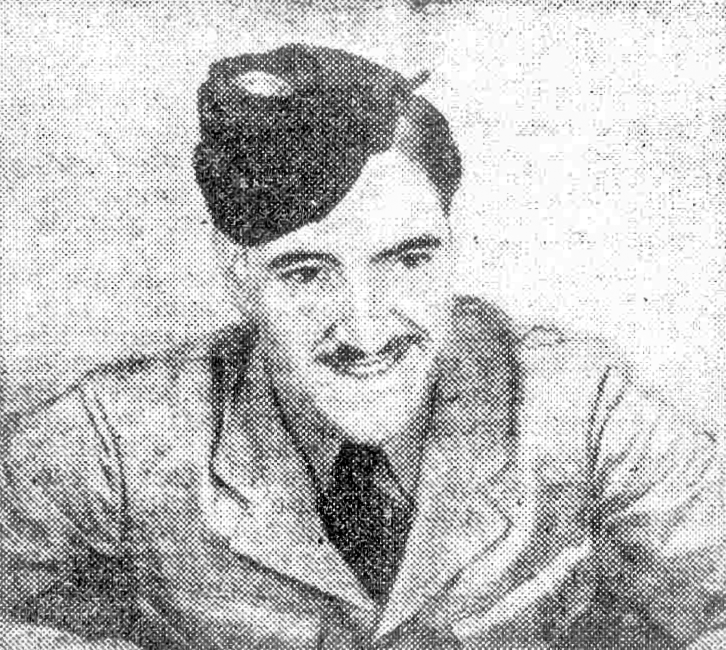
#> input picture COL783/A2/LOCAL/Testcases/Q3_Gordon_De_Lisle_in_1943.jpg, 1452 x 1299 px (shown at 1/2 size)
$ python 'q3_local copy.py' --input ../Testcases/Q3_Gordon_De_Lisle_in_1943.jpg
#> lines starting #> are read from the running program, lines starting #| are printed output that depends on the picture; after the words box and inside, x2 and y2 are one past the last pixel; in counts of white or black regions, pixels touching at a corner belong together; long printed decimals are rounded
from pathlib import Path
import argparse
import numpy as np
from scipy.fft import fft2, fftshift, ifft2, ifftshift
from scipy.ndimage import gaussian_filter, zoom
from skimage import io, color, util
from skimage.measure import label, regionprops
import matplotlib.pyplot as plt
import os

def load_image_gray(path: str) -> np.ndarray:
    # Load image and return grayscale float image in [0,1] format
    img = io.imread(path)
    if img.ndim == 3:
        gray = color.rgb2gray(img)
    else:
        gray = util.img_as_float(img)
    return gray

# [21 lines of commented-out code are left out]

def rescale_max_size(img: np.ndarray, max_dim: int = 1024) -> tuple[np.ndarray, float]:
    h, w = img.shape
    if max(h, w) <= max_dim:
        return img, 1.0
    scale = max_dim / max(h, w)
    img_rs = zoom(img, (scale, scale), order=1)
    return img_rs, scale

def compute_centered_spectrum(img: np.ndarray):
    """Return centered FFT (complex), magnitude and log-magnitude."""
    F = fftshift(fft2(img))
    mag = np.abs(F)
    mag_log = np.log1p(mag)
    return F, mag, mag_log

def detect_spectral_peaks(mag: np.ndarray, exclude_radius: int = 10, top_percentile: float = 99.5):
    """
    Simple spike detector: mask out small central region, threshold at percentile and return centroids.
    Returns list of (y, x, max_intensity) for each detected connected component, sorted by intensity desc.
    """
    H, W = mag.shape
    cy, cx = H//2, W//2
    yc, xc = np.ogrid[:H, :W]
    rmap = np.sqrt((yc-cy)**2 + (xc-cx)**2)
    mag_masked = mag.copy()
    mag_masked[rmap <= exclude_radius] = 0.0
    th = np.percentile(mag_masked, top_percentile)
    peaks = mag_masked > th
    lab = label(peaks)
    props = regionprops(lab, intensity_image=mag_masked)
    centers = []
    for p in props:
        ry, rx = p.centroid
        centers.append((ry, rx, float(p.max_intensity)))
    centers_sorted = sorted(centers, key=lambda x: -x[2])
    return centers_sorted

def report_peak_frequencies(centers, shape):
    """Prints frequency (cycles/pixel) and estimated spacing (pixels) for each center."""
    H, W = shape
    cy, cx = H//2, W//2
    out = []
    for (ry, rx, mi) in centers:
        dy = ry - cy
        dx = rx - cx
        fx = dx / W
        fy = dy / H
        f_mag = np.sqrt(fx*fx + fy*fy)
        spacing = (1.0 / f_mag) if f_mag > 0 else np.inf
        out.append({'centroid': (ry, rx), 'dy_dx': (dy, dx), 'fx_fy': (fx, fy), 'f_mag': f_mag, 'spacing_px': spacing, 'intensity': mi})
    return out

def build_gaussian_notch_mask(shape, centers, sigma=6.0, symmetric=True):
    H, W = shape
    Y, X = np.indices((H, W))
    mask = np.ones((H, W), dtype=float)
    cy, cx = H//2, W//2
    for (ry, rx, _) in centers:
        d2 = (Y - ry)**2 + (X - rx)**2
        g = np.exp(-d2 / (2 * sigma**2))
        mask *= (1 - g)
        if symmetric:
            ys = 2*cy - ry
            xs = 2*cx - rx
            d2s = (Y - ys)**2 + (X - xs)**2
            gs = np.exp(-d2s / (2 * sigma**2))
            mask *= (1 - gs)
    mask = np.clip(mask, 0.0, 1.0)
    return mask

# [38 lines left out: functions build_butterworth_notch_mask, build_ideal_notch_mask, not called in this run]

def apply_notch_filter(F_centered, mask):
    """Apply multiplicative mask to centered spectrum F and return filtered image (real) and filtered spectrum."""
    Ff = F_centered * mask
    img_rec = np.real(ifft2(ifftshift(Ff)))
    return img_rec, Ff

# [16 lines left out: functions save_images, show_im, not called in this run]

def main():
    parser = argparse.ArgumentParser(description="Halftone notch filtering (modular)")
    parser.add_argument('--input', required=True, help='Input image path')
    # parser.add_argument('--auto-crop', action='store_true', help='Automatically crop to halftone region')
    parser.add_argument('--max-dim', type=int, default=1024, help='Max dimension to rescale for speed')
    parser.add_argument('--method', choices=['gaussian', 'butterworth', 'ideal'], default='gaussian')
    parser.add_argument('--sigma', type=float, default=6.0, help='Gaussian sigma or ideal radius or butterworth D0')
    parser.add_argument('--butterworth-n', type=int, default=2, help='Butterworth order n (only used if method=butterworth)')
    parser.add_argument('--show', action='store_true', help='Show matplotlib figures')
    parser.add_argument('--out', default='./halftone_results', help='Output folder')
    parser.add_argument('--report-top', type=float, default=99.5, help='Percentile for peak detection threshold')
    args = parser.parse_args()

    gray = load_image_gray(args.input)
#> in load_image_gray, img is the input picture: shape (1299, 1452, 3); min 0, max 255, mean 190.9

    # [6 lines of commented-out code are left out]

    gray_rs, _ = rescale_max_size(gray, max_dim=args.max_dim)

    F, mag, mag_log = compute_centered_spectrum(gray_rs)
#> in compute_centered_spectrum, `mag_log = np.log1p(mag)`:
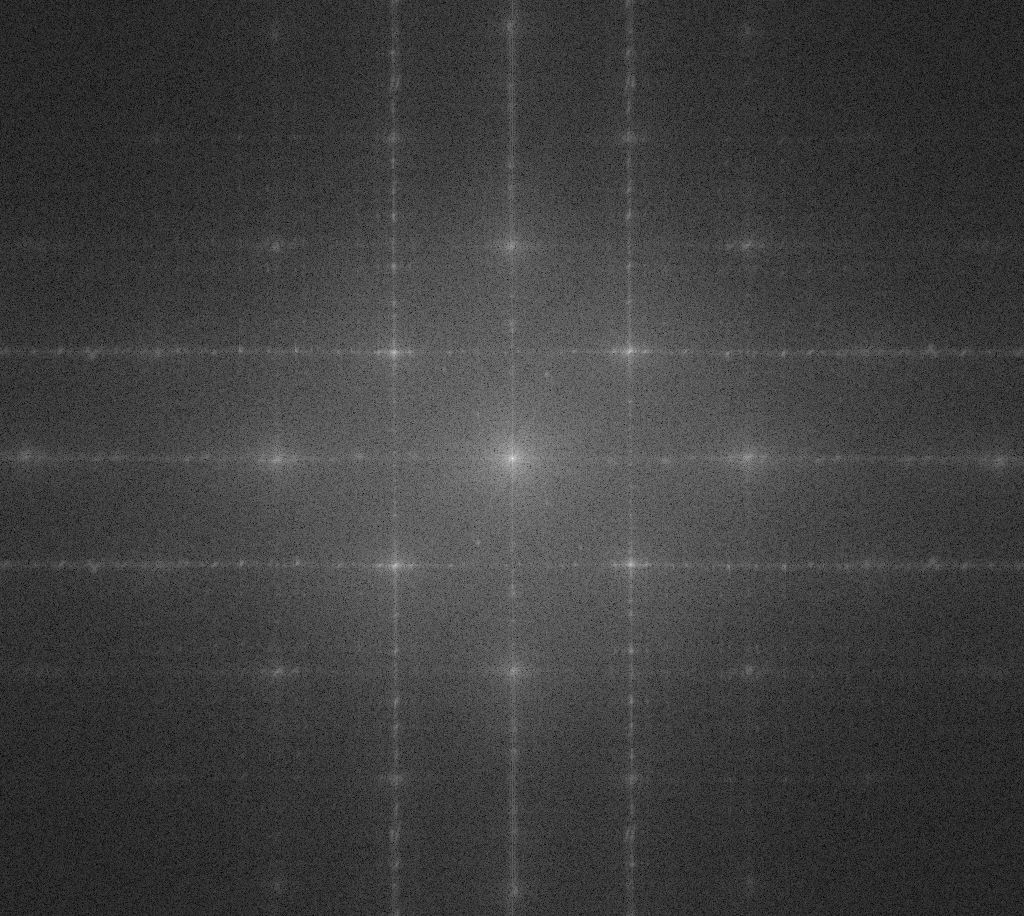
#> mag_log: shape (916, 1024) float64; min 0.0154, max 13.46, mean 3.35; drawn with min black and max white
    centers = detect_spectral_peaks(mag, exclude_radius=10, top_percentile=args.report_top)
#> in detect_spectral_peaks, `mag_masked[rmap <= exclude_radius] = 0.0`: mag_masked: shape (916, 1024) float64; min 0, max 30135.8, mean 58.9
#> in detect_spectral_peaks, `th = np.percentile(mag_masked, top_percentile)`: th = 692.7
#> in detect_spectral_peaks, `peaks = mag_masked > th`:
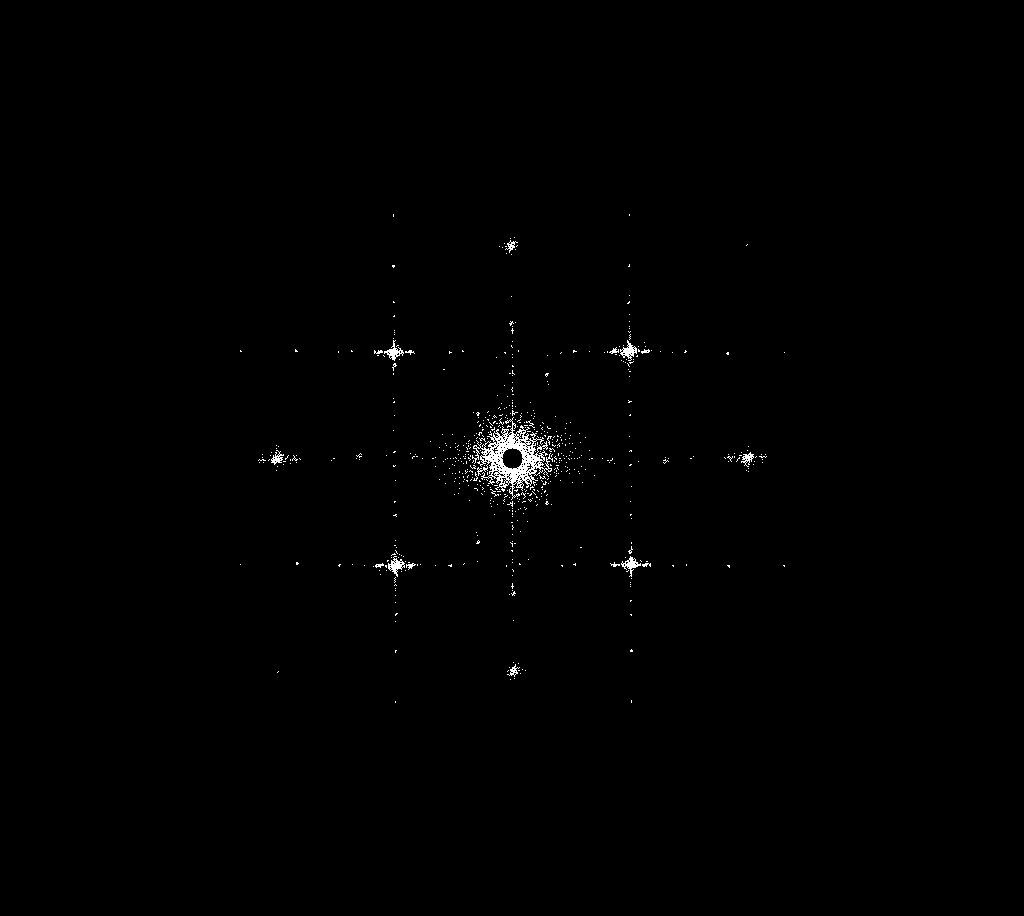
#> peaks: shape (916, 1024) bool; 0.5% white in thin lines or dots, all inside (x1, y1, x2, y2) = (240, 214, 785, 703)
#> in detect_spectral_peaks, `lab = label(peaks)`: lab: shape (916, 1024) int32; 628 distinct labels, from 0 to 627
#> in detect_spectral_peaks, `props = regionprops(lab, intensity_image=mag_masked)`: props = 627 regions; largest, box (x1, y1, x2, y2) and area: (472, 417, 553, 500) 2198, (620, 340, 637, 361) 153, (388, 556, 405, 577) 153, (384, 340, 404, 361) 142, (621, 556, 641, 577) 142
#> the loop in detect_spectral_peaks, `for p in props:` made 627 passes
#> (ry, rx) on passes 1 to 3: (215, 393), (214.5, 629), (237, 514)
#> after the loop in detect_spectral_peaks, `for p in props:`: centers = 627 items, first 6: (215, 393, 877.4), (214.5, 629, 833.2), (237, 514, 768.4), (238, 510, 1018.5), (245.4, 510.7, 4586.1), (243, 504, 804.7)
#> in detect_spectral_peaks, `centers_sorted = sorted(centers, key=lambda x: -x[2])`: centers_sorted = 627 items, first 6: (350.8, 628.4, 30135.8), (565.2, 395.6, 30135.8), (351.6, 393.6, 26020), (564.4, 630.4, 26020), (458, 512, 6087.3), (350.6, 614, 5471.4)
#> centers has the same summary as centers_sorted in detect_spectral_peaks

    # Report detected centers and estimated spacing
    report = report_peak_frequencies(centers, mag.shape)
#> the loop in report_peak_frequencies, `for (ry, rx, mi) in centers:` made 627 passes
#> (ry, rx, mi, dy, dx, fx, fy, f_mag) on passes 1 to 3: (350.8, 628.4, 30135.8, -107.2, 116.4, 0.114, -0.117, 0.163), (565.2, 395.6, 30135.8, 107.2, -116.4, -0.114, 0.117, 0.163), (351.6, 393.6, 26020, -106.4, -118.4, -0.116, -0.116, 0.164)
#> after the loop in report_peak_frequencies, `for (ry, rx, mi) in centers:`: out = 627 items
#> report = 627 items
    print("Detected spectral peaks (top to bottom):")
    for i, r in enumerate(report[:20]):
        print(f"{i+1}: centroid={r['centroid']}, dy_dx={r['dy_dx']}, fx_fy={r['fx_fy']}, f_mag={r['f_mag']:.4f}, spacing_px={r['spacing_px']:.1f}")
#> this loop made 20 passes
#| 1: centroid=(350.758, 628.425), dy_dx=(-107.242, 116.425), fx_fy=(0.1137, -0.1171), f_mag=0.1632, spacing_px=6.1
#| 2: centroid=(565.242, 395.575), dy_dx=(107.242, -116.425), fx_fy=(-0.1137, 0.1171), f_mag=0.1632, spacing_px=6.1
#| 3: centroid=(351.641, 393.599), dy_dx=(-106.359, -118.401), fx_fy=(-0.1156, -0.1161), f_mag=0.1639, spacing_px=6.1
#| 4: centroid=(564.359, 630.401), dy_dx=(106.359, 118.401), fx_fy=(0.1156, 0.1161), f_mag=0.1639, spacing_px=6.1
#| 5: centroid=(458.0, 512.0), dy_dx=(0.0, 0.0), fx_fy=(0.0, 0.0), f_mag=0.0000, spacing_px=inf
#| 6: centroid=(350.594, 614.0), dy_dx=(-107.406, 102.0), fx_fy=(0.09961, -0.1173), f_mag=0.1539, spacing_px=6.5
#| 7: centroid=(565.406, 410.0), dy_dx=(107.406, -102.0), fx_fy=(-0.09961, 0.1173), f_mag=0.1539, spacing_px=6.5
#| 8: centroid=(351.0, 645.08), dy_dx=(-107.0, 133.080), fx_fy=(0.13, -0.1168), f_mag=0.1747, spacing_px=5.7
#> (further printed lines are left out)

    # Choose filter
    if args.method == 'gaussian':
        mask = build_gaussian_notch_mask(mag.shape, centers, sigma=args.sigma)
#> the loop in build_gaussian_notch_mask, `for (ry, rx, _) in centers:` made 627 passes
#> (ry, rx, ys, xs) on passes 1 to 12: (350.8, 628.4, 565.2, 395.6), (565.2, 395.6, 350.8, 628.4), (351.6, 393.6, 564.4, 630.4), (564.4, 630.4, 351.6, 393.6), (458, 512, 458, 512), (350.6, 614, 565.4, 410), (565.4, 410, 350.6, 614), (351, 645.1, 565, 378.9), (565, 378.9, 351, 645.1), (245.4, 510.7, 670.6, 513.3), (670.6, 513.3, 245.4, 510.7), (457.8, 276.8, 458.2, 747.2)
#> (ys, xs) on passes 61 to 66: (350.2, 638.4), (464.5, 630), (451.5, 394), (480.7, 479.3), (435.3, 544.7), (482.7, 533.7)
#> pass 1, in build_gaussian_notch_mask, `d2s = (Y - ys)**2 + (X - xs)**2`:
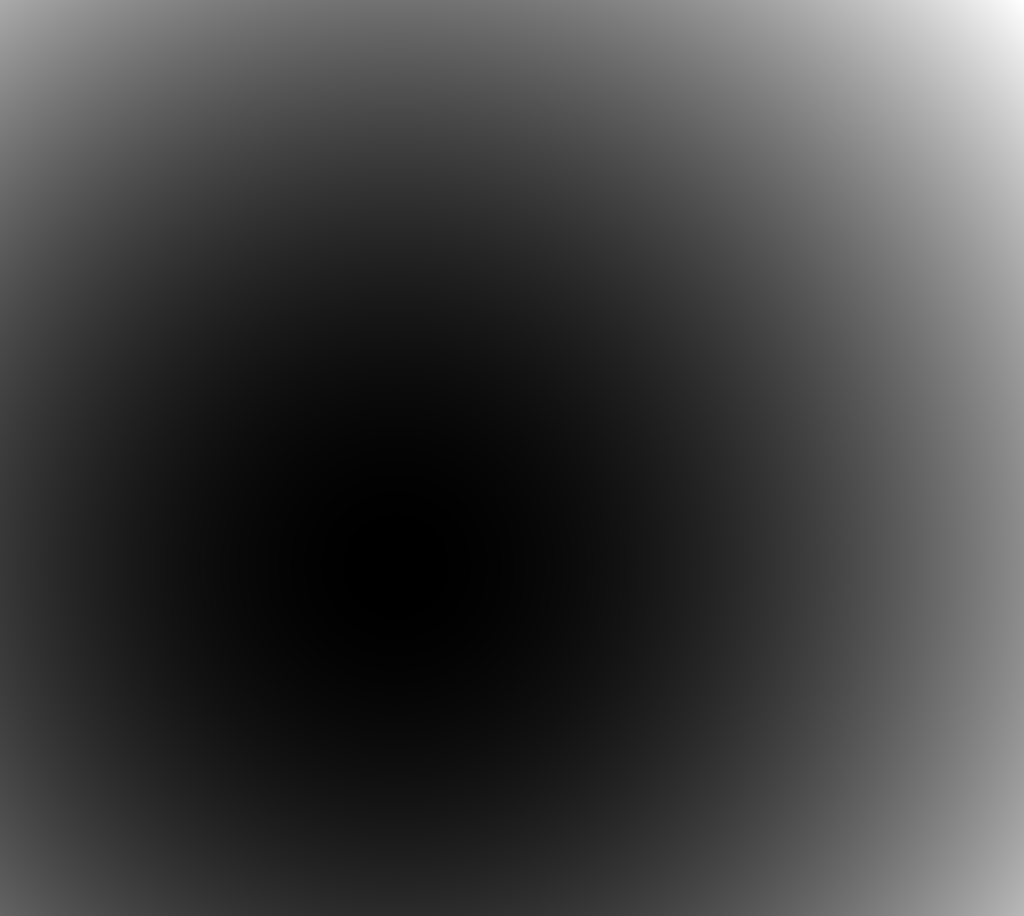
#> d2s: shape (916, 1024) float64; min 0.239, max 713160.3, mean 182349.4; drawn with min black and max white
#> after the loop in build_gaussian_notch_mask, `for (ry, rx, _) in centers:`:
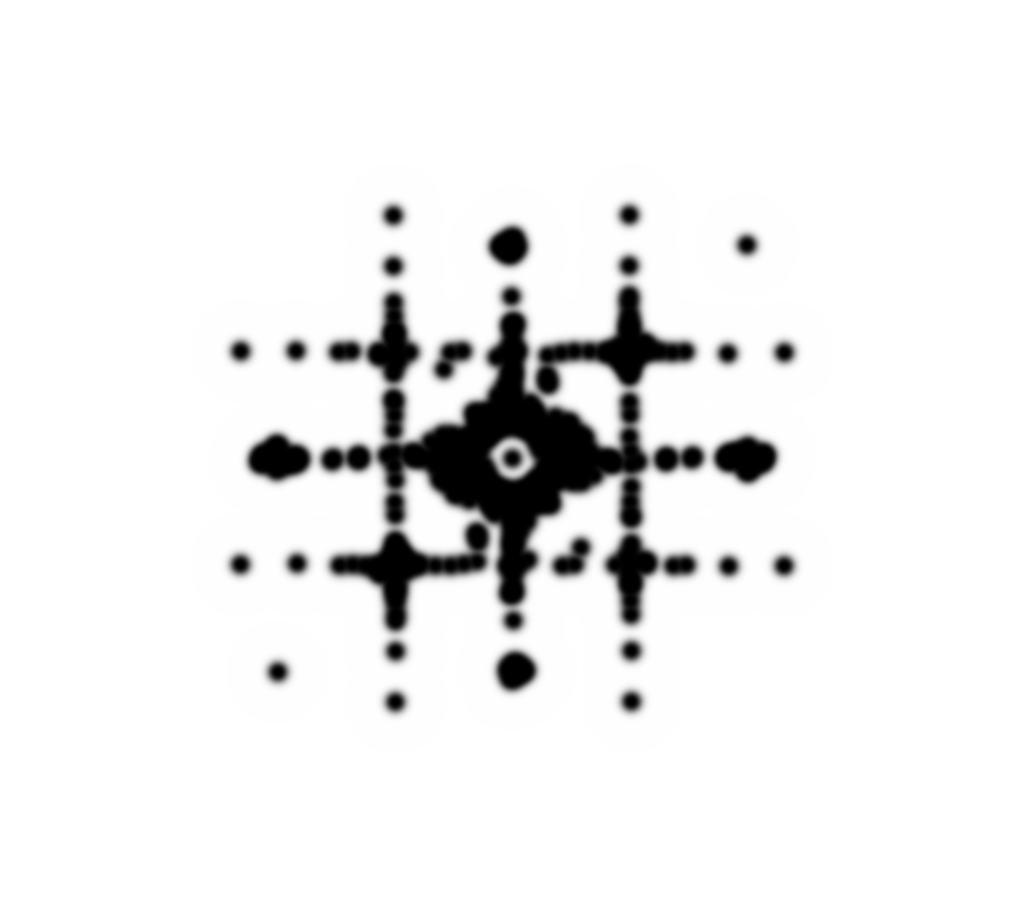
#> mask: shape (916, 1024) float64; min 0, max 1, mean 0.932
    elif args.method == 'butterworth':
        mask = build_butterworth_notch_mask(mag.shape, centers, D0=args.sigma, n=args.butterworth_n)
    else:
        mask = build_ideal_notch_mask(mag.shape, centers, radius=args.sigma)

    # Apply
    img_filtered, F_filtered = apply_notch_filter(F, mask)
    mag_filtered_log = np.log1p(np.abs(F_filtered))

    # Prepare images for saving/display: normalized for display
    mag_log_norm = (mag_log - mag_log.min()) / (mag_log.max() - mag_log.min() + 1e-12)
    mag_filtered_norm = (mag_filtered_log - mag_filtered_log.min()) / (mag_filtered_log.max() - mag_filtered_log.min() + 1e-12)
    img_clip = np.clip(gray_rs, 0, 1)
    img_f_clip = np.clip(img_filtered, 0, 1)
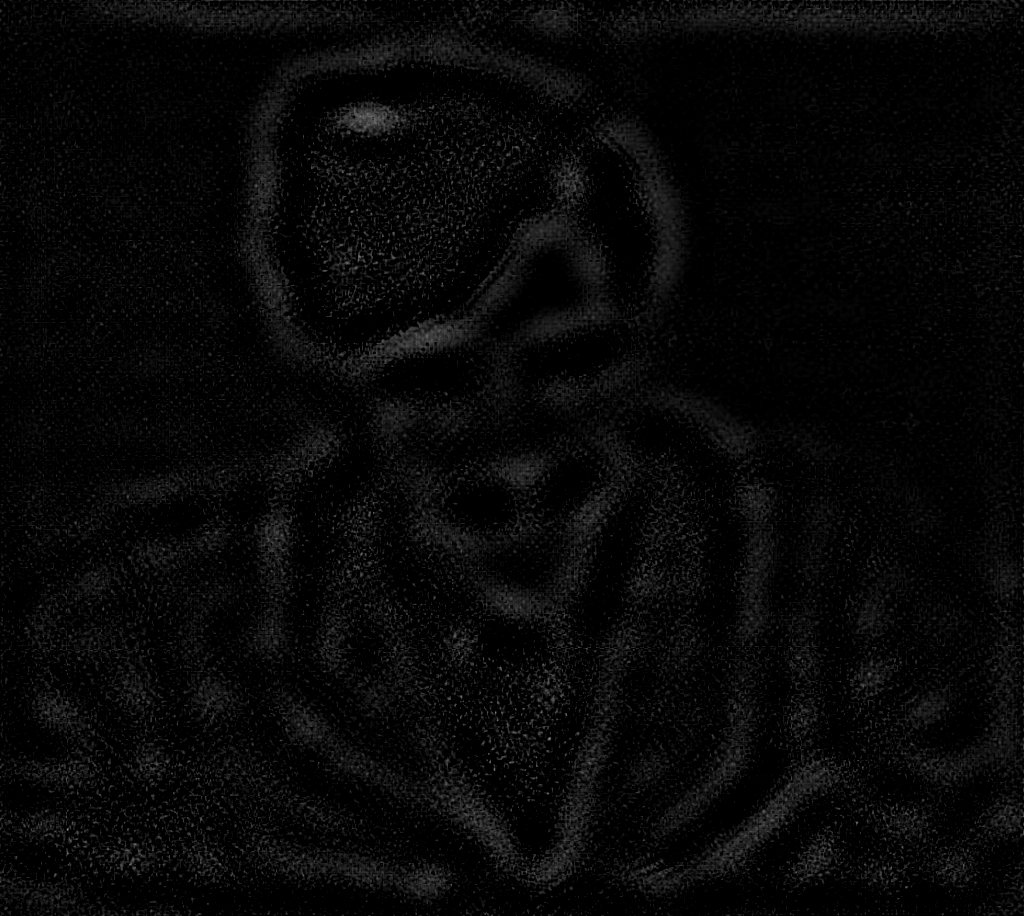
#> img_f_clip: shape (916, 1024) float64; min 0, max 0.568, mean 0.0304

    out = Path(args.out)
    out.mkdir(parents=True, exist_ok=True)
    io.imsave(out / 'input.png', util.img_as_ubyte(img_clip))
    io.imsave(out / 'spectrum.png', util.img_as_ubyte(mag_log_norm))
    io.imsave(out / f'filtered_{args.method}.png', util.img_as_ubyte(img_f_clip))
    io.imsave(out / f'spectrum_filtered_{args.method}.png', util.img_as_ubyte(mag_filtered_norm))

    print(f"Saved results to {out.resolve()}")

    if args.show:
        show_im('Input', img_clip)
        show_im('Centered log-spectrum (no padding)', mag_log_norm)
        show_im(f'Filtered spectrum ({args.method})', mag_filtered_norm)
        show_im(f'Filtered image ({args.method})', img_f_clip)
        plt.show()


if __name__ == '__main__':
    main()

# python .\q3_local.py --input ..\Testcases\Q3_Gordon_De_Lisle_in_1943.jpg --auto-crop --method gaussian --sigma 6 --show
# python .\q3_local.py --input ..\Testcases\Q3_Gordon_De_Lisle_in_1943.jpg --auto-crop --method ideal --sigma 6 --show
# python .\q3_local.py --input ..\Testcases\Q3_Gordon_De_Lisle_in_1943.jpg --auto-crop --method butterworth --sigma 6 --butterworth-n 2 --show
